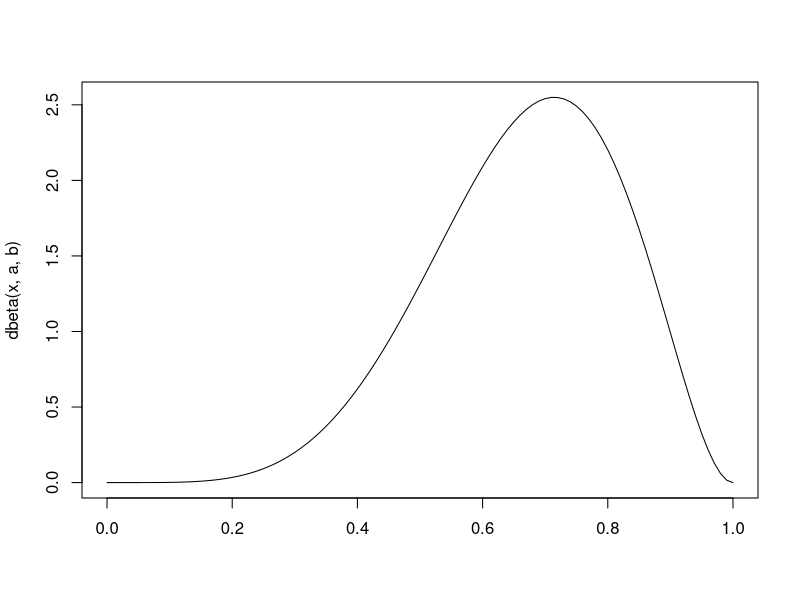
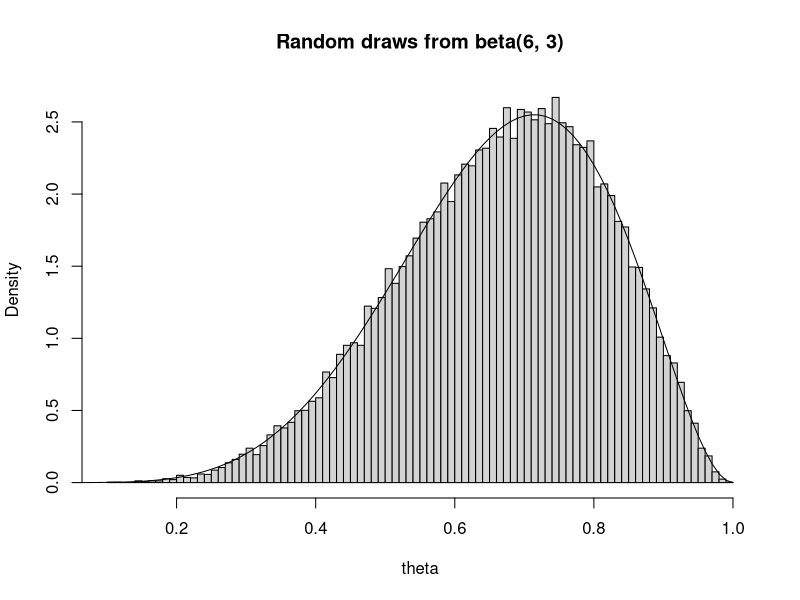
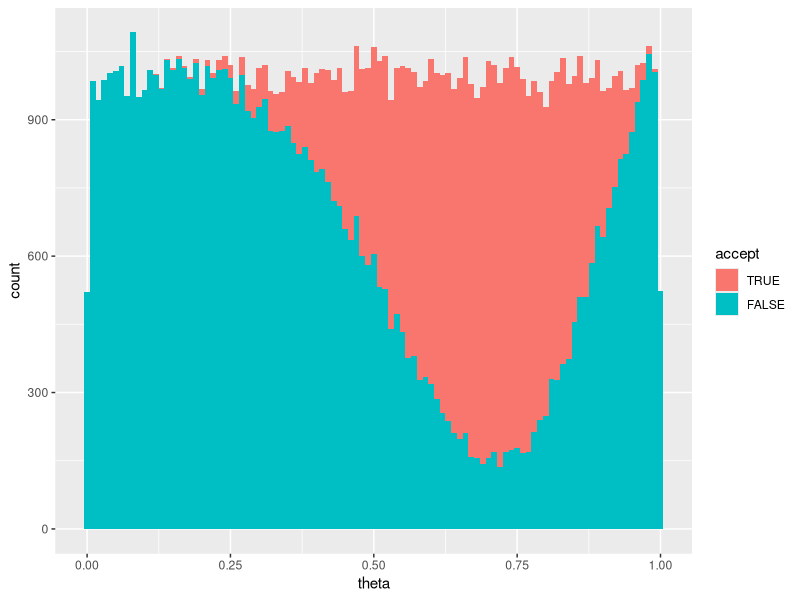
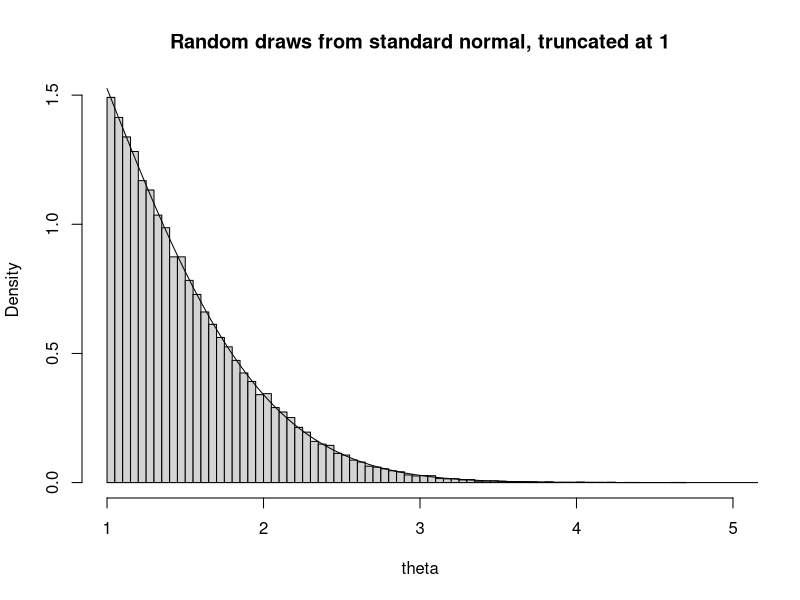
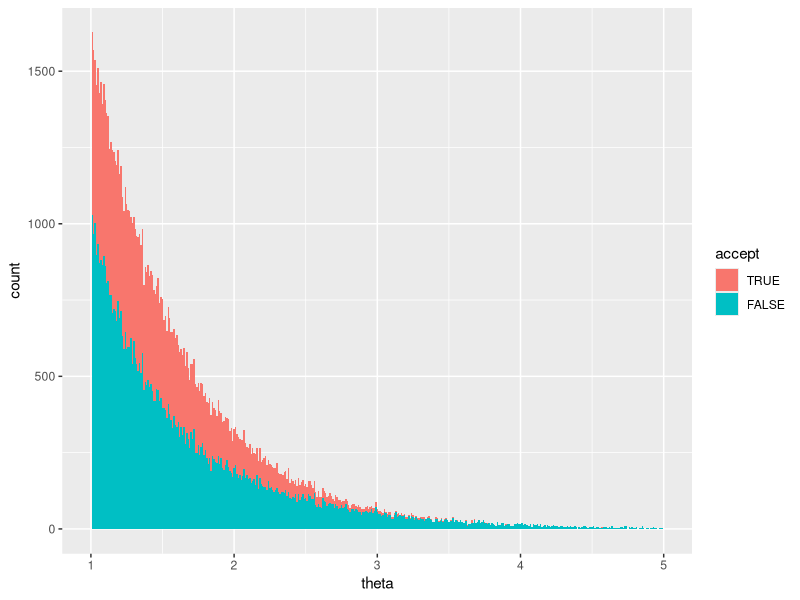

These charts were generated, in order, by the following R code:
########################################################################
### Accept-reject sampling                                           ###
### Author: Pablo Barberá                                            ###
### Inspired by:                                                     ###
### http://playingwithr.blogspot.com/2011/06/rejection-sampling.html ###
########################################################################

# Imagine we want to know what the mean and sd of a beta distribution
# with shape parameters a=6 and b=3 are
a <- 6
b <- 3

# This is what the density looks like
x <- seq(0, 1, 0.01)
plot(x, dbeta(x, a, b), type="l", xlab="")

# How would we do it? Luckily, beta distribution has a known analytical
# solution for mean and sd
cat("Mean is equal to", a / (a+b))
cat("Standard deviation is equal to", 
    sqrt((a*b)/((a+b)^2 * (a+b+1))))

# But imagine that we're lazy and do not want to look up formulas on Wikipedia
# Or (as it is often the case), there is no easy analytical solution for these
# moments.

# How would we do it? Monte carlo simulation is one option.

# For example, using ACCEPT REJECT SAMPLING
# with notation from Jackman, p.160, this is the algorithm:

T <- 100000 # number of random draws
theta <- rep(NA, T) # vector to be filled with random draws
c <- 3 # rescaling coefficient

for (t in 1:T){
    z <- runif(1, 0, 1) # majorizing function (uniform from 0 to 1)
    u <- runif(1, 0, 1) # will be used later to accept with probability r
    r <- dbeta(z, a, b) / ( c * dunif(z) ) # accept probability
    if (u <= r){
        theta[t] <- z
    }
    else {
        next
    }
}

# Plotting the results along with the true distribution
hist(theta, breaks=100, freq=FALSE, main="Random draws from beta(6, 3)")
lines(x, dbeta(x, a, b))

# and let's see if we get the same results
cat("Estimated mean is equal to", mean(theta, na.rm=TRUE))
cat("Standard deviation is equal to", sd(theta, na.rm=TRUE))

# Same as above, but more efficient and saving accepted and rejected data to 
# visually see how sampler works

z <- runif(T, 0, 1)
u <- runif(T, 0, 1)
r <- dbeta(z, a, b) / (c * dunif(z) )
accept <- u <= r

d <- data.frame(theta = z, accept = factor(accept, levels=c("TRUE", "FALSE")))

library(ggplot2)
ggplot(d, aes(x=theta, fill=accept)) + geom_histogram(binwidth=0.01)


########################################################################
# Accept-reject sampling from a truncated normal (Jackman page 161)
########################################################################

# density of target function: normal density truncated to region theta > k
p.density <- function(theta, k){
    ifelse(theta>k, exp(-theta^2 / 2), 0)
}

# majorizing function: translated exponential density
m.density <- function(theta, k, alpha){
    alpha * exp( -alpha * (theta - k))
}

# sampling from a standard normal density truncated to lie above k=1

T <- 100000 # number of random draws
theta <- rep(NA, T) # vector to be filled with random draws
alpha <- 1.62 # rescaling coefficient (see p.163)
k <- 1 # truncation point

for (t in 1:T){
    z <- rexp(1, rate=alpha) + k # majorizing function (translated exponential)
    u <- runif(1, 0, 1) # will be used later to accept with probability r
    r <- p.density(z, k) / m.density(z, k, alpha) # accept probability
    if (u <= r){
        theta[t] <- z
    }
    else {
        next
    }
}

# Histogram of sampled values (Figure 3.12 in Jackman)
hist(theta, breaks=100, freq=FALSE, xlim=c(1, 5),
    main="Random draws from standard normal, truncated at 1")
x <- seq(1, 6, 0.01)
lines(x, dnorm(x)/(1-pnorm(1)))

# same as above, but comparing accepted and rejected samples
z <- rexp(T, rate=alpha) + k
u <- runif(T, 0, 1)
r <- p.density(z, k) / m.density(z, k, alpha)
accept <- u <= r
d <- data.frame(theta = z, accept = factor(accept, levels=c("TRUE", "FALSE")))
ggplot(d, aes(x=theta, fill=accept)) + geom_histogram(binwidth=0.01) +
    scale_x_continuous(limits=c(1, 5))





